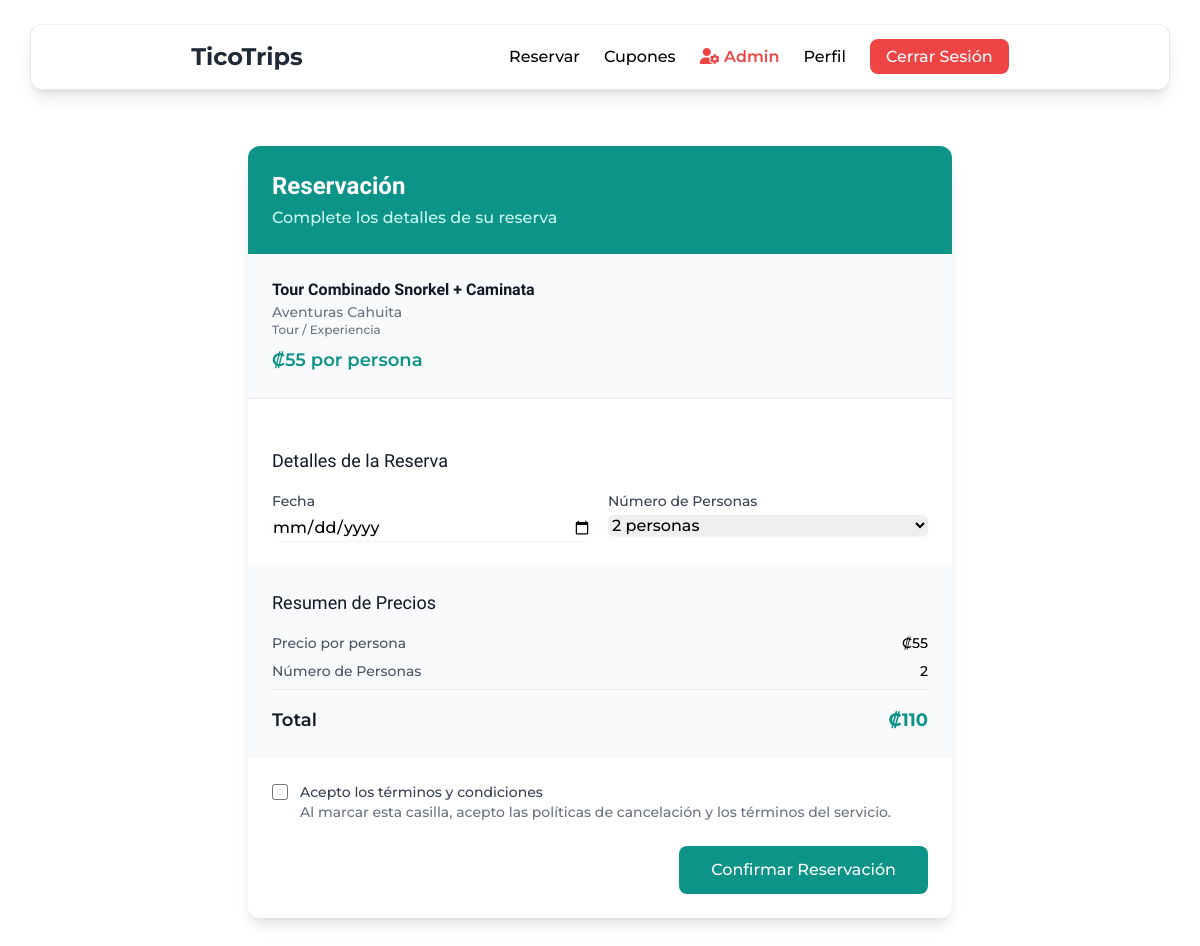
The page /index.php?controller=reservation&action=create&service_id=29 (signed in) on the database its author committed.
### tables this page shows
CREATE TABLE `servicios` (
`id_servicio` BIGINT UNSIGNED NOT NULL AUTO_INCREMENT,
`id_negocio_fk` BIGINT UNSIGNED NOT NULL,
`id_categoria_fk` INT UNSIGNED NOT NULL,
`titulo` VARCHAR(255) NOT NULL,
`descripcion_corta` TEXT NOT NULL,
`precio_base` DECIMAL(10, 2) NOT NULL,
`duracion_dias` INT UNSIGNED,
`id_estatus` INT UNSIGNED NOT NULL,
PRIMARY KEY (`id_servicio`),
FOREIGN KEY (`id_negocio_fk`) REFERENCES `negocios`(`id_negocio`) ON DELETE CASCADE,
FOREIGN KEY (`id_categoria_fk`) REFERENCES `categorias`(`id_categoria`),
FOREIGN KEY (`id_estatus`) REFERENCES `estatus`(`id_estatus`)
);

CREATE TABLE `negocios` (
`id_negocio` BIGINT UNSIGNED NOT NULL AUTO_INCREMENT,
`id_usuario_fk` BIGINT UNSIGNED NOT NULL,  

 
`nombre_legal` VARCHAR(255) NOT NULL,
`nombre_publico` VARCHAR(255) NOT NULL,
`id_categoria_fk` INT UNSIGNED NOT NULL,   
`descripcion_corta` TEXT,
`telefono_contacto` VARCHAR(20) NOT NULL,
`correo_contacto` VARCHAR(255) NOT NULL,
    
 
`tipo_cedula` VARCHAR(20),
`cedula_hacienda` VARCHAR(50) NOT NULL UNIQUE, 
`nombre_representante` VARCHAR(255),
`no_licencia_municipal` VARCHAR(100),
    
 
`ruta_cedula_frente` VARCHAR(255),
`ruta_cedula_reverso` VARCHAR(255),
`foto_portada` VARCHAR(255),
    
 
`id_ubicacion_fk` INT UNSIGNED NOT NULL,
`direccion_exacta` TEXT,
`link_google_maps` VARCHAR(500),
`link_waze` VARCHAR(500),
    
 
`fecha_solicitud` TIMESTAMP DEFAULT CURRENT_TIMESTAMP,
`id_estatus` INT UNSIGNED NOT NULL DEFAULT 3,  
    
PRIMARY KEY (`id_negocio`),
    
 
FOREIGN KEY (`id_usuario_fk`) REFERENCES `usuarios`(`id_usuario`) ON DELETE CASCADE,
FOREIGN KEY (`id_categoria_fk`) REFERENCES `categorias`(`id_categoria`), 
FOREIGN KEY (`id_ubicacion_fk`) REFERENCES `ubicaciones`(`id_ubicacion`),
FOREIGN KEY (`id_estatus`) REFERENCES `estatus`(`id_estatus`)
);

CREATE TABLE `categorias` (
`id_categoria` INT UNSIGNED NOT NULL AUTO_INCREMENT,
`nombre_categoria` VARCHAR(100) NOT NULL UNIQUE,  
`descripcion` TEXT,
PRIMARY KEY (`id_categoria`)
);

### app/controllers/ReservationController.php (called while the page is built, shortened)
<?php
class ReservationController {
    private $pdo;
    public function __construct() {
        $this->pdo = Database::getInstance()->getConnection();
    }
    public function create() {
        $serviceId = isset($_GET['service_id']) ? intval($_GET['service_id']) : 0;
        $service = $this->getServiceById($serviceId);
        require_once __DIR__ . '/../views/reservations/crear_reservation.php';
    }
    private function getServiceById($serviceId) {
        try {
            $stmt = $this->pdo->prepare("
                SELECT s.*, n.nombre_publico as nombre_negocio, c.nombre_categoria
                FROM servicios s
                JOIN negocios n ON s.id_negocio_fk = n.id_negocio
                LEFT JOIN categorias c ON s.id_categoria_fk = c.id_categoria
                WHERE s.id_servicio = ? AND s.id_estatus = 1
            ");
            $stmt->execute([$serviceId]);
            return $stmt->fetch(PDO::FETCH_ASSOC);
        } catch (PDOException $e) {
            Logger::error("Error obteniendo servicio: " . $e->getMessage());
            return null;
        }
    }
}

### app/config/database.php (called while the page is built, shortened)
<?php
class Database {
    private static $instance = null;
    private $pdo;
    private $db_host = 'localhost';
    private $db_name = 'tico_trips_db';
    private $db_user = 'root';
    private $db_pass = 'plat20';
    private $db_charset = 'utf8mb4';
    private $db_port = 3306;
    private function __construct() {
        $dsn = "mysql:host={$this->db_host};dbname={$this->db_name};charset={$this->db_charset};port={$this->db_port}";
        $options = [
            PDO::ATTR_ERRMODE => PDO::ERRMODE_EXCEPTION,
            PDO::ATTR_DEFAULT_FETCH_MODE => PDO::FETCH_ASSOC,
            PDO::ATTR_EMULATE_PREPARES => false
        ];
        try {
            $this->pdo = new PDO($dsn, $this->db_user, $this->db_pass, $options);
        } catch (PDOException $e) {
            error_log("Error de conexión a la base de datos: " . $e->getMessage());
            die("Error de conexión a la base de datos. Contacte al administrador.");
        }
    }
    public static function getInstance() {
        if (self::$instance === null) {
            self::$instance = new self();
        }
        return self::$instance;
    }
    public function getConnection() {
        return $this->pdo;
    }
}

### app/views/reservations/crear_reservation.php (the view, shortened to what this page needs)
<?php
require_once __DIR__ . '/../layouts/header.php';
?>
    <main class="max-w-3xl mx-auto px-4 sm:px-6 lg:px-8 py-8">
        <div class="bg-white rounded-xl shadow-lg overflow-hidden">
            <div class="p-6 bg-teal-600">
                <h1 class="text-2xl font-bold text-white">Reservación</h1>
                <p class="text-teal-100 mt-1">Complete los detalles de su reserva</p>
            </div>
            <?php if ($service): ?>
            <div class="p-6 bg-gray-50 border-b">
                <div class="flex items-start space-x-4">
                    <div>
                        <h2 class="font-semibold text-gray-900"><?php echo htmlspecialchars($service['titulo']); ?></h2>
                        <p class="text-gray-500 text-sm"><?php echo htmlspecialchars($service['nombre_negocio']); ?></p>
                        <?php if (!empty($service['nombre_categoria'])): ?>
                            <p class="text-gray-500 text-xs"><?php echo htmlspecialchars($service['nombre_categoria']); ?></p>
                        <?php endif; ?>
                        <p class="text-lg font-semibold text-teal-600 mt-2">₡<?php echo number_format($service['precio_base'], 0); ?> por persona</p>
                    </div>
                </div>
            </div>
            <?php endif; ?>
            <form id="reservation-form" action="index.php?controller=reservation&action=store" method="POST" class="p-6 space-y-6">
                <div class="space-y-4">
                    <h3 class="text-lg font-medium text-gray-900">Detalles de la Reserva</h3>
                    <div class="grid grid-cols-1 md:grid-cols-2 gap-4">
                        <div>
                            <label class="block text-sm font-medium text-gray-700">Fecha</label>
                            <input type="date" name="fecha" required id="reservation-date"
                                min="<?php echo date('Y-m-d'); ?>"
                                class="mt-1 block w-full rounded-md border-gray-300 shadow-sm focus:border-teal-500 focus:ring-teal-500">
                        </div>
                        <div>
                            <label class="block text-sm font-medium text-gray-700">Número de Personas</label>
                            <select name="personas" required id="people-count"
                                class="mt-1 block w-full rounded-md border-gray-300 shadow-sm focus:border-teal-500 focus:ring-teal-500">
                                <option value="2" selected>2 personas</option>
                            </select>
                        </div>
                    </div>
                </div>
                <div class="bg-gray-50 p-6 -mx-6">
                    <h3 class="text-lg font-medium text-gray-900 mb-4">Resumen de Precios</h3>
                    <div class="space-y-2">
                        <div class="flex justify-between text-sm">
                            <span class="text-gray-600">Precio por persona</span>
                            <span class="font-medium" id="unit-price">₡<?php echo number_format($service['precio_base'], 0); ?></span>
                        </div>
                        <div class="flex justify-between text-sm">
                            <span class="text-gray-600">Número de Personas</span>
                            <span class="font-medium" id="people-display">2</span>
                        </div>
                        <div class="border-t border-gray-200 pt-2 mt-2"></div>
                        <div class="flex justify-between">
                            <span class="text-lg font-semibold text-gray-900">Total</span>
                            <span class="text-lg font-bold text-teal-600" id="total-price">₡<?php echo number_format($service['precio_base'] * 2, 0); ?></span>
                        </div>
                    </div>
                </div>
                <div class="space-y-4">
                    <div class="flex items-start">
                        <div class="flex items-center h-5">
                            <input type="checkbox" required
                                class="h-4 w-4 rounded border-gray-300 text-teal-600 focus:ring-teal-500">
                        </div>
                        <div class="ml-3 text-sm">
                            <label class="font-medium text-gray-700">Acepto los términos y condiciones</label>
                            <p class="text-gray-500">Al marcar esta casilla, acepto las políticas de cancelación y los términos del servicio.</p>
                        </div>
                    </div>
                </div>
                <div class="flex justify-end">
                    <button type="submit"
                        class="bg-teal-600 text-white px-8 py-3 rounded-lg hover:bg-teal-700 focus:outline-none focus:ring-2 focus:ring-teal-500 focus:ring-offset-2 transition-colors">
                        Confirmar Reservación
                    </button>
                </div>
            </form>
        </div>
    </main>
<?php require_once __DIR__ . '/../layouts/footer.php'; ?>

### app/public/css/index.css (style rules this page uses)
body { font-family: 'Montserrat', sans-serif; font-weight: 500; }
h1,h2,h3,h4 { font-family: "Momo Trust Display", sans-serif; }

### rows shown on the page
servicios: titulo "Tour Combinado Snorkel + Caminata", id_negocio_fk.nombre_publico "Aventuras Cahuita", id_categoria_fk.nombre_categoria "Tour / Experiencia", precio_base "55", $service['precio_base']*2 "110"
